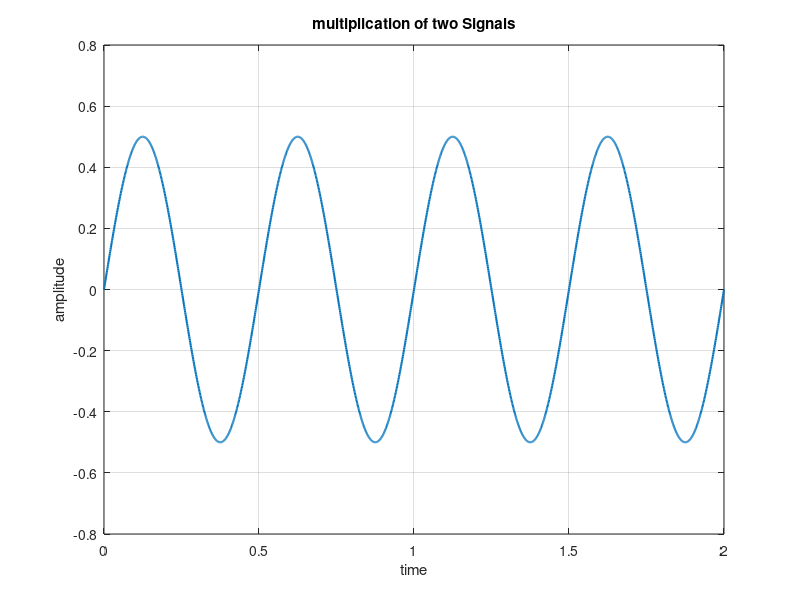

Write MATLAB code to recreate this figure.
clc;
clear;
close all;

t = 0:0.001:2;

x1 = sin(2*pi*t);
x2 = cos(2*pi*t);

y = x1 .* x2;

plot(t, y, 'LineWidth', 1.5);
grid on;
xlabel('time');
ylabel('amplitude');
title('multiplication of two Signals');
